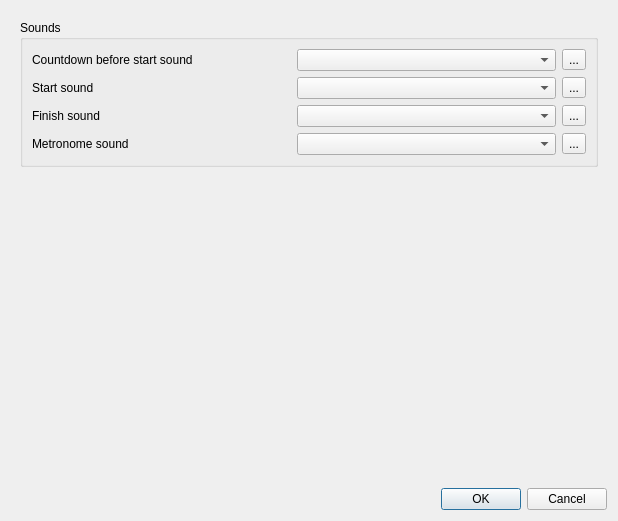
<?xml version="1.0" encoding="UTF-8"?>
<ui version="4.0">
 <class>ConfigDialog</class>
 <widget class="QDialog" name="ConfigDialog">
  <property name="geometry">
   <rect>
    <x>0</x>
    <y>0</y>
    <width>618</width>
    <height>521</height>
   </rect>
  </property>
  <property name="windowTitle">
   <string>Settings</string>
  </property>
  <layout class="QVBoxLayout" name="verticalLayout">
   <item>
    <widget class="QWidget" name="tabs" native="true">
     <layout class="QVBoxLayout" name="verticalLayout_2">
      <item>
       <widget class="QGroupBox" name="gbFiltering_4">
        <property name="title">
         <string>Sounds</string>
        </property>
        <layout class="QGridLayout" name="gridLayout">
         <item row="1" column="0">
          <widget class="QLabel" name="label_2">
           <property name="text">
            <string>Start sound</string>
           </property>
          </widget>
         </item>
         <item row="1" column="1">
          <widget class="QComboBox" name="cbStartSound"/>
         </item>
         <item row="2" column="1">
          <widget class="QComboBox" name="cbFinishSound"/>
         </item>
         <item row="3" column="1">
          <widget class="QComboBox" name="cbMetronomSound"/>
         </item>
         <item row="0" column="1">
          <widget class="QComboBox" name="cbCountdownSound"/>
         </item>
         <item row="0" column="0">
          <widget class="QLabel" name="label">
           <property name="text">
            <string>Countdown before start sound</string>
           </property>
          </widget>
         </item>
         <item row="3" column="0">
          <widget class="QLabel" name="label_4">
           <property name="text">
            <string>Metronome sound</string>
           </property>
          </widget>
         </item>
         <item row="2" column="0">
          <widget class="QLabel" name="label_3">
           <property name="text">
            <string>Finish sound</string>
           </property>
          </widget>
         </item>
         <item row="0" column="2">
          <widget class="QToolButton" name="tbPlay1">
           <property name="text">
            <string>...</string>
           </property>
           <property name="icon">
            <iconset resource="../../res/resource.qrc">
             <normaloff>:/icons/play.svg</normaloff>:/icons/play.svg</iconset>
           </property>
          </widget>
         </item>
         <item row="1" column="2">
          <widget class="QToolButton" name="tbPlay2">
           <property name="text">
            <string>...</string>
           </property>
           <property name="icon">
            <iconset resource="../../res/resource.qrc">
             <normaloff>:/icons/play.svg</normaloff>:/icons/play.svg</iconset>
           </property>
          </widget>
         </item>
         <item row="2" column="2">
          <widget class="QToolButton" name="tbPlay3">
           <property name="text">
            <string>...</string>
           </property>
           <property name="icon">
            <iconset resource="../../res/resource.qrc">
             <normaloff>:/icons/play.svg</normaloff>:/icons/play.svg</iconset>
           </property>
          </widget>
         </item>
         <item row="3" column="2">
          <widget class="QToolButton" name="tbPlay4">
           <property name="text">
            <string>...</string>
           </property>
           <property name="icon">
            <iconset resource="../../res/resource.qrc">
             <normaloff>:/icons/play.svg</normaloff>:/icons/play.svg</iconset>
           </property>
          </widget>
         </item>
        </layout>
       </widget>
      </item>
      <item>
       <spacer name="verticalSpacer_4">
        <property name="orientation">
         <enum>Qt::Vertical</enum>
        </property>
        <property name="sizeHint" stdset="0">
         <size>
          <width>38</width>
          <height>156</height>
         </size>
        </property>
       </spacer>
      </item>
     </layout>
    </widget>
   </item>
   <item>
    <widget class="QDialogButtonBox" name="buttonBox">
     <property name="orientation">
      <enum>Qt::Horizontal</enum>
     </property>
     <property name="standardButtons">
      <set>QDialogButtonBox::Cancel|QDialogButtonBox::Ok</set>
     </property>
    </widget>
   </item>
  </layout>
 </widget>
 <tabstops>
  <tabstop>tabs</tabstop>
 </tabstops>
 <resources>
  <include location="../../res/resource.qrc"/>
 </resources>
 <connections>
  <connection>
   <sender>buttonBox</sender>
   <signal>accepted()</signal>
   <receiver>ConfigDialog</receiver>
   <slot>accept()</slot>
   <hints>
    <hint type="sourcelabel">
     <x>257</x>
     <y>511</y>
    </hint>
    <hint type="destinationlabel">
     <x>157</x>
     <y>274</y>
    </hint>
   </hints>
  </connection>
  <connection>
   <sender>buttonBox</sender>
   <signal>rejected()</signal>
   <receiver>ConfigDialog</receiver>
   <slot>reject()</slot>
   <hints>
    <hint type="sourcelabel">
     <x>325</x>
     <y>511</y>
    </hint>
    <hint type="destinationlabel">
     <x>286</x>
     <y>274</y>
    </hint>
   </hints>
  </connection>
 </connections>
</ui>
